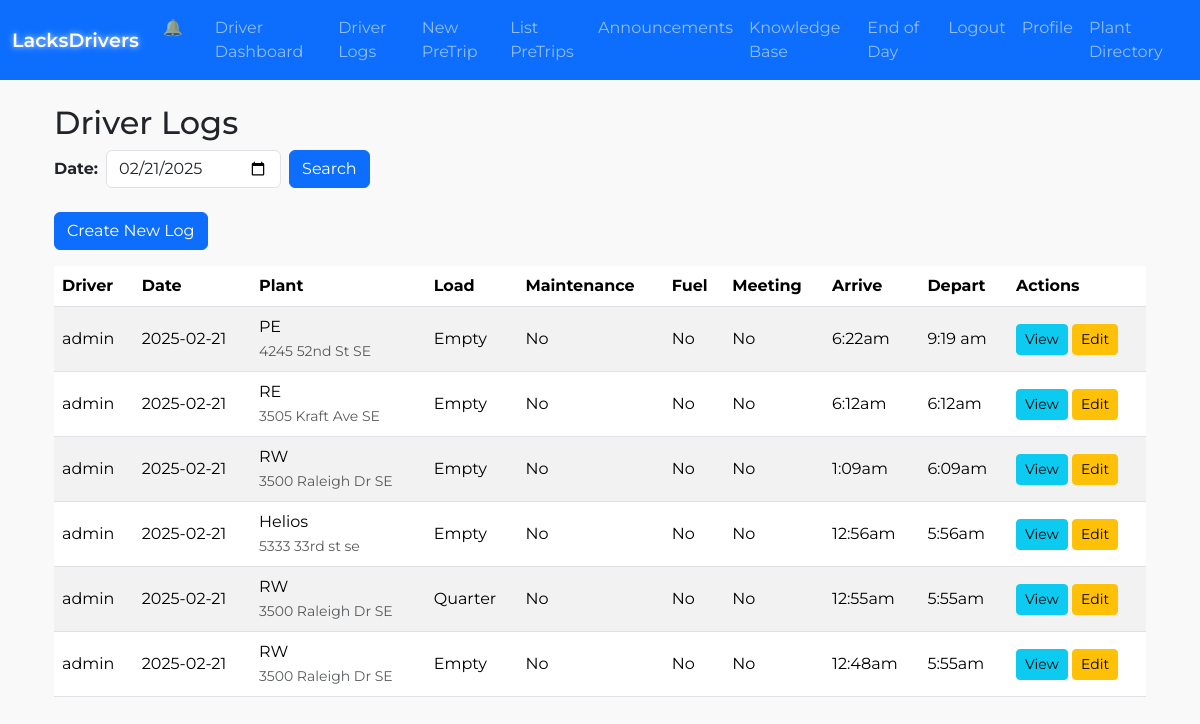
Page /driver_logs (signed in) on the committed database.
### lacksdrivers.py (models this page shows, shortened)
class DriverLog(db.Model):
    __tablename__ = "driver_log"
    id = db.Column(db.Integer, primary_key=True)
    driver_id = db.Column(db.Integer, db.ForeignKey("user.id"), nullable=False)
    date = db.Column(db.Date, nullable=False)
    arrive_time = db.Column(db.String(20))
    depart_time = db.Column(db.String(20))
    downtime_reason = db.Column(db.String(200), nullable=True)
    load_size = db.Column(db.String(10), nullable=False)
    plant_name = db.Column(db.String(20), nullable=False)
    maintenance = db.Column(db.Boolean, default=False)
    fuel = db.Column(db.Boolean, default=False)
    meeting = db.Column(db.Boolean, default=False)
    created_at = db.Column(db.DateTime, default=datetime.utcnow)
    updated_at = db.Column(db.DateTime, onupdate=datetime.utcnow)
    @property
    def action_label(self):
        return "Depart" if not self.depart_time else "Edit"

class User(db.Model, UserMixin):
    __tablename__ = "user"
    id = db.Column(db.Integer, primary_key=True)
    username = db.Column(db.String(64), unique=True, nullable=False)
    email = db.Column(db.String(120), unique=True, nullable=False)
    password_hash = db.Column(db.String(128))
    role = db.Column(db.String(20), default="driver")  # "driver" or "management"
    tasks = db.relationship("Task", backref="assigned_user", lazy="dynamic")
    driver_logs = db.relationship("DriverLog", backref="driver", lazy="dynamic")
    pretrips = db.relationship("PreTrip", backref="driver", lazy="dynamic")
    chat_messages = db.relationship("ChatMessage", backref="user", lazy="dynamic")

### lacksdrivers.py (the view)
@app.route("/driver_logs", methods=["GET"])
@login_required
def driver_logs():
    date_str = request.args.get("date")
    try:
        search_date = datetime.strptime(date_str, "%Y-%m-%d").date() if date_str else datetime.now().date()
    except ValueError:
        search_date = datetime.now().date()
    if current_user.role == "management":
        all_drivers = User.query.filter_by(role="driver").all()
        selected_driver_id = request.args.get("driver_id", type=int)
        query = DriverLog.query.filter(DriverLog.date == search_date).order_by(DriverLog.created_at.desc())
        if selected_driver_id:
            query = query.filter_by(driver_id=selected_driver_id)
        logs = query.all()
        return render_template(
            "driver_logs.html",
            logs=logs,
            all_drivers=all_drivers,
            selected_driver_id=selected_driver_id,
            search_date=search_date
        )
    else:
        logs = DriverLog.query.filter_by(
            driver_id=current_user.id,
            date=search_date
        ).order_by(DriverLog.created_at.desc()).all()
        return render_template("driver_logs.html", logs=logs, search_date=search_date)

### lacksdrivers.py (called while the page is built)
@app.context_processor
def inject_plant_addresses():
    return dict(PLANT_ADDRESSES=PLANT_ADDRESSES)

@login_manager.user_loader
def load_user(user_id):
    return User.query.get(int(user_id))

@app.template_filter('to_local_time')
def to_local_time(utc_str):
    if not utc_str:
        return ""
    try:
        dt_utc = datetime.strptime(utc_str, "%Y-%m-%d %H:%M:%S")
        dt_utc = pytz.utc.localize(dt_utc)
        local_tz = pytz.timezone("America/Detroit")
        dt_local = dt_utc.astimezone(local_tz)
        formatted = dt_local.strftime("%I:%M%p").lower()
        return formatted.lstrip('0')
    except ValueError:
        return utc_str

@app.template_filter('to_12h_format')
def to_12h_format(hhmm_str):
    if not hhmm_str:
        return ""
    try:
        dt = datetime.strptime(hhmm_str, "%H:%M")
        return dt.strftime("%I:%M%p").lower().lstrip('0')
    except ValueError:
        return hhmm_str

### templates/driver_logs.html (shortened to what this page needs)
{% extends "base.html" %}
{% block content %}
<div class="container slide-in">
  <h2 class="mt-3">Driver Logs</h2>
  <form method="GET" action="{{ url_for('driver_logs') }}" class="mb-4">
    <div class="row g-2 align-items-center">
      <div class="col-auto">
        <label for="dateFilter" class="col-form-label fw-bold">Date:</label>
      </div>
      <div class="col-auto">
        <input
          type="date"
          name="date"
          id="dateFilter"
          class="form-control"
          value="{{ search_date.strftime('%Y-%m-%d') }}"
        >
      </div>
      <div class="col-auto">
        <button type="submit" class="btn btn-primary hover-btn">
          Search
        </button>
      </div>
    </div>
  </form>
  {% if current_user.role == 'driver' %}
    <a
      href="{{ url_for('new_driving_log') }}"
      class="btn btn-primary mb-3 hover-btn"
    >
      Create New Log
    </a>
  {% endif %}
  {% if logs %}
    <table class="table table-striped align-middle">
      <thead>
        <tr>
          <th>Driver</th>
          <th>Date</th>
          <th>Plant</th>
          <th>Load</th>
          <th>Maintenance</th>
          <th>Fuel</th>
          <th>Meeting</th>
          <th>Arrive</th>
          <th>Depart</th>
          <th>Actions</th>
        </tr>
      </thead>
      <tbody>
        {% for log in logs %}
          <tr>
            <td>{{ log.driver.username }}</td>
            <td>{{ log.date }}</td>
            <td>
              {{ log.plant_name }}
              {% if log.plant_name in PLANT_ADDRESSES %}
                <br>
                <small class="text-muted">
                  {{ PLANT_ADDRESSES[log.plant_name] }}
                </small>
              {% endif %}
            </td>
            <td>{{ log.load_size }}</td>
            <td>{{ "Yes" if log.maintenance else "No" }}</td>
            <td>{{ "Yes" if log.fuel else "No" }}</td>
            <td>{{ "Yes" if log.meeting else "No" }}</td>
            <td>
              {% if log.arrive_time %}
                {{ log.arrive_time|to_local_time }}
              {% else %}
                --
              {% endif %}
            </td>
            <td>
              {% if log.depart_time %}
                {{ log.depart_time|to_12h_format }}
              {% else %}
                --
              {% endif %}
            </td>
            <td>
              <a
                href="{{ url_for('view_driver_log', log_id=log.id) }}"
                class="btn btn-sm btn-info hover-btn"
              >
                View
              </a>
              {% if current_user.role == 'management' or log.driver_id == current_user.id %}
                <a
                  href="{{ url_for('edit_driver_log', log_id=log.id) }}"
                  class="btn btn-sm btn-warning hover-btn"
                >
                  {{ log.action_label }}
                </a>
              {% endif %}
            </td>
          </tr>
        {% endfor %}
      </tbody>
    </table>
  {% else %}
    <p>No logs found for {{ search_date.strftime('%Y-%m-%d') }}.</p>
  {% endif %}
</div>
{% endblock %}

### static/css/images/style.css (style rules this page uses)
:root { --bs-primary: #1F3A93; --bs-secondary: #2ECC71; --bs-danger: #E74C3C; --bs-success: #27AE60; --bs-warning: #F39C12; --bs-info: #3498DB; --bs-light: #f8f9fa; --bs-dark: #2C3E50; }
table tr th, table tr td { vertical-align: middle; }

### templates/base.html (style rules this page uses)
body { font-family: 'Montserrat', sans-serif; background-color: #f9f9f9; margin: 0; padding: 0; }
.hover-btn { transition: transform 0.2s ease, background-color 0.2s ease; }

### rows in the picture
DriverLog: driver.username "admin", date "2025-02-21", plant_name "PE", plant_name "4245 52nd St SE", load_size "Empty", maintenance "No", fuel "No", meeting "No", arrive_time|to_local_time "6:22am", depart_time|to_12h_format "9:19 am", action_label "Edit"
DriverLog: driver.username "admin", date "2025-02-21", plant_name "RE", plant_name "3505 Kraft Ave SE", load_size "Empty", maintenance "No", fuel "No", meeting "No", arrive_time|to_local_time "6:12am", depart_time|to_12h_format "6:12am", action_label "Edit"
DriverLog: driver.username "admin", date "2025-02-21", plant_name "RW", plant_name "3500 Raleigh Dr SE", load_size "Empty", maintenance "No", fuel "No", meeting "No", arrive_time|to_local_time "1:09am", depart_time|to_12h_format "6:09am", action_label "Edit"
DriverLog: driver.username "admin", date "2025-02-21", plant_name "Helios", plant_name "5333 33rd st se", load_size "Empty", maintenance "No", fuel "No", meeting "No", arrive_time|to_local_time "12:56am", depart_time|to_12h_format "5:56am", action_label "Edit"
DriverLog: driver.username "admin", date "2025-02-21", plant_name "RW", plant_name "3500 Raleigh Dr SE", load_size "Quarter", maintenance "No", fuel "No", meeting "No", arrive_time|to_local_time "12:55am", depart_time|to_12h_format "5:55am", action_label "Edit"
DriverLog: driver.username "admin", date "2025-02-21", plant_name "RW", plant_name "3500 Raleigh Dr SE", load_size "Empty", maintenance "No", fuel "No", meeting "No", arrive_time|to_local_time "12:48am", depart_time|to_12h_format "5:55am", action_label "Edit"
